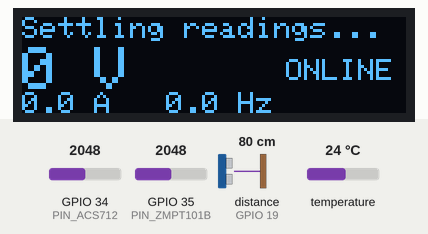
Recording of a sketch running on a simulated ESP32. Parts: 128×32 one-colour display. Wiring (inferred from the names in the program): ultrasonic range finder: trigger GPIO 18; echo GPIO 19. The test bench sets the inputs (shaded band); at power-on: distance to the obstacle (sensor on GPIO 19) 80 cm, GPIO 34 (PIN_ACS712) = 2048, GPIO 35 (PIN_ZMPT101B) = 2048, temperature 24 °C (analog values on the 0–4095 scale). The echo pulse lasts 58.3 µs per cm; WiFi joins after 1.5 s; servers stay silent unless stated; the local clock reads 2024-03-15 10:24:30 at power-on unless the sketch sets it; EEPROM starts erased; no MQTT or app messages arrive unless stated; nothing arrives over Bluetooth unless stated; not simulated (calls return 0 or success): secrets.h.

Above: at 5.4 s.
5.5 s: distance to the obstacle (sensor on GPIO 19) set to 24 cm
10.8 s: distance to the obstacle (sensor on GPIO 19) set to 19 cm
At 16.1 s:
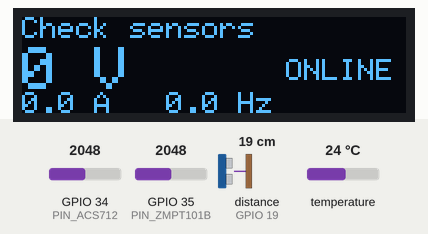
16.4 s: GPIO 34 (PIN_ACS712) set to 160
At 20.0 s:
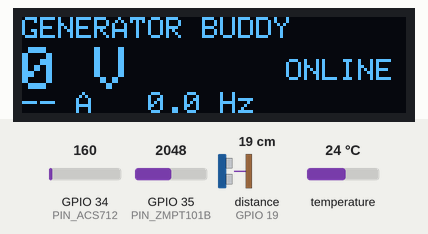
20.3 s: GPIO 35 (PIN_ZMPT101B) set to 160
At 22.1 s:
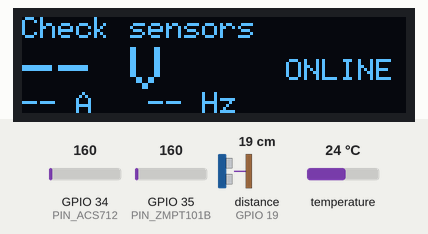
22.8 s: GPIO 34 (PIN_ACS712) set to 1228
At 23.2 s:
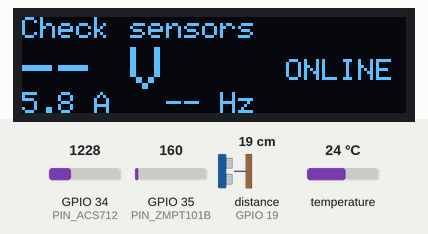
Timing chart, 0 to 25.8 s (numbered marks = the images above; inputs shaded):
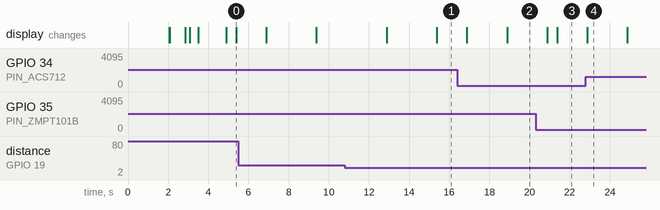

The sketch:

Generator_Buddy.ino
```cpp
#include "config.h"
#include "sensors.h"
#include "display.h"
#include <Wire.h>
#if USE_WIFI_MODE
#include "wifi_comm.h"
#else
#include "Generator-Buddy.h"
#endif

BluetoothSerial SerialBT;
static unsigned long lastRead = 0;

void setup() {
  Serial.begin(SERIAL_DEBUG_BAUD);
  SerialBT.begin(BT_DEVICE_NAME);
  Wire.begin(I2C_SDA_PIN, I2C_SCL_PIN);
  if (!initDisplay()) Serial.println("OLED not found; continuing without it.");
  delay(BOOT_WAIT_SECONDS * 1000UL);
  initSensors();
#if USE_WIFI_MODE
  initWiFiCommunication();
#else
  initCommunication();
#endif
  lastRead = millis() - PUBLISH_INTERVAL_MS;
}

void loop() {
#if USE_WIFI_MODE
  maintainWiFiConnection();
#else
  maintainConnection();
#endif

  if (millis() - lastRead >= PUBLISH_INTERVAL_MS) {
    lastRead = millis();
    GeneratorData data = {};
    readSensors(data);
    updateDisplayReadings(data);
#if USE_WIFI_MODE
    bool sent = publishWiFiTelemetry(data);
#else
    bool sent = publishTelemetry(data);
#endif
    if (!sent) SerialBT.println("MQTT unavailable; reading shown locally.");
  }
  refreshDisplay();
  delay(1);
}
```

Generator-Buddy.cpp
```cpp
#include "config.h"
#if !USE_WIFI_MODE
#define TINY_GSM_MODEM_SIM800
#define TINY_GSM_RX_BUFFER 650
#include <HardwareSerial.h>
#include <TinyGsmClient.h>
#include <PubSubClient.h>
#include "Generator-Buddy.h"
#include "display.h"

static HardwareSerial serialAT(2);
static TinyGsm modem(serialAT);
static TinyGsmClient gsmClient(modem);
static PubSubClient mqtt(gsmClient);
static uint32_t lastNetworkAttempt = 0, lastMqttAttempt = 0;
static bool modemReady = false, networkReady = false, triedMqtt = false;

void initCommunication() {
  showDisplayStage("Starting modem", "SIM800L...");
  setDisplayConnection(ConnectionState::Connecting);
  serialAT.begin(MODEM_BAUD, SERIAL_8N1, MODEM_RX_PIN, MODEM_TX_PIN);
  mqtt.setServer(MQTT_BROKER, MQTT_PORT);
  mqtt.setBufferSize(768);
  mqtt.setSocketTimeout(2);
  // First attempt is performed by maintainConnection, after sensors can run.
  lastNetworkAttempt = millis() - NETWORK_RETRY_MS;
}

void maintainConnection() {
  uint32_t now = millis();
  if (!networkReady && now - lastNetworkAttempt >= NETWORK_RETRY_MS) {
    setDisplayConnection(ConnectionState::Connecting);
    refreshDisplay();
    if (!modemReady) modemReady = modem.init();
    networkReady = modemReady && modem.waitForNetwork(1000L) &&
                   modem.gprsConnect(GPRS_APN, GPRS_USER, GPRS_PASS);
    lastNetworkAttempt = millis();
    if (!networkReady) {
      setDisplayConnection(ConnectionState::NetworkFailed);
      SerialBT.println("[GSM] Network unavailable; retry scheduled");
    }
  }
  if (!networkReady) return;
  if (!mqtt.connected()) {
    setDisplayConnection(ConnectionState::BrokerFailed);
    if (!triedMqtt || now - lastMqttAttempt >= MQTT_RETRY_MS) {
      triedMqtt = true;
      networkReady = modem.isGprsConnected();
      bool ok = networkReady && (strlen(MQTT_USER) ? mqtt.connect(MQTT_CLIENT_ID, MQTT_USER, MQTT_PASS)
                                                  : mqtt.connect(MQTT_CLIENT_ID));
      lastMqttAttempt = millis();
      if (!networkReady) lastNetworkAttempt = millis();
      setDisplayConnection(ok ? ConnectionState::Online :
        (networkReady ? ConnectionState::BrokerFailed : ConnectionState::NetworkFailed));
    }
  } else {
    mqtt.loop();
    setDisplayConnection(mqtt.connected() ? ConnectionState::Online : ConnectionState::BrokerFailed);
  }
}

bool publishTelemetry(const GeneratorData &data) {
  if (!mqtt.connected()) return false;
  char payload[640];
  return formatTelemetry(data, payload, sizeof(payload)) && mqtt.publish(MQTT_TOPIC, payload);
}
#endif
```

display.cpp
```cpp
#include "display.h"
#include "config.h"
#include <Wire.h>
#include <Adafruit_GFX.h>
#include <Adafruit_SSD1306.h>
#include <math.h>

static Adafruit_SSD1306 oled(128, 32, &Wire, -1);
static bool ready = false, haveReading = false;
static ConnectionState connection = ConnectionState::Connecting;
static GeneratorData latest = {};
static uint8_t stableCount = 0;
static unsigned long lastFrame = 0;

static void clearScreen() {
  oled.clearDisplay();
  oled.setTextColor(SSD1306_WHITE);
  oled.setTextWrap(false);
  oled.setTextSize(1);
  oled.setCursor(0, 0);
}

bool initDisplay() {
  Wire.beginTransmission(OLED_I2C_ADDRESS);
  if (Wire.endTransmission() != 0) return false;
  ready = oled.begin(SSD1306_SWITCHCAPVCC, OLED_I2C_ADDRESS, true, false);
  showDisplayStage("Starting system", "Please wait...");
  return ready;
}

void showDisplayStage(const char *stage, const char *detail) {
  if (!ready) return;
  clearScreen();
  oled.print("GENERATOR BUDDY");
  oled.setCursor(0, 12); oled.print(stage);
  oled.setCursor(0, 24); oled.print(detail);
  oled.display();
}

void setDisplayConnection(ConnectionState state) {
  connection = state;
}

void updateDisplayReadings(const GeneratorData &data) {
  // Three healthy samples within 5 V indicate settled readings.
  if (strcmp(data.status, "fault") == 0) stableCount = 0;
  else if (!haveReading || strcmp(data.status, latest.status) != 0 ||
           fabsf(data.voltage - latest.voltage) > 5.0f) stableCount = 1;
  else if (stableCount < 3) ++stableCount;
  latest = data;
  haveReading = true;
  lastFrame = millis() - 500;
}

void refreshDisplay() {
  if (!ready || !haveReading || millis() - lastFrame < 500) return;
  lastFrame = millis();
  clearScreen();

  if ((millis() / 3000) % 2 == 0) oled.print("GENERATOR BUDDY");
  else if (connection == ConnectionState::NetworkFailed) oled.print("Network failed: retry");
  else if (connection == ConnectionState::BrokerFailed) oled.print("MQTT failed: retry");
  else if (connection == ConnectionState::Connecting) oled.print("Connecting...");
  else if (!strcmp(latest.status, "fault")) oled.print("Check sensors");
  else if (stableCount < 3) oled.print("Settling readings...");
  else oled.print(!strcmp(latest.status, "running") ? "Working - RUNNING" : "Ready - STOPPED");

  oled.setCursor(0, 10); oled.setTextSize(2);
  if (latest.voltage_valid) oled.printf("%.0f V", latest.voltage);
  else oled.print("-- V");
  oled.setTextSize(1); oled.setCursor(88, 14);
  oled.print(connection == ConnectionState::Online ? "ONLINE" : "LOCAL");
  oled.setCursor(0, 25);
  if (latest.current_valid) oled.printf("%.1f A", latest.current); else oled.print("-- A");
  oled.print("   ");
  if (latest.frequency_valid) oled.printf("%.1f Hz", latest.frequency); else oled.print("-- Hz");
  oled.display();
}
```

display.h
```cpp
#ifndef GENERATOR_DISPLAY_H
#define GENERATOR_DISPLAY_H

#include "sensors.h"

// SSD1306 128x32, address 0x3C. Shares I2C with the RTC:
// VCC -> 3V3, GND -> GND, SDA -> GPIO21, SCL -> GPIO22.
// Libraries: Adafruit SSD1306 and Adafruit GFX.
enum class ConnectionState { Connecting, NetworkFailed, BrokerFailed, Online };
bool initDisplay();
void showDisplayStage(const char *stage, const char *detail = "");
void setDisplayConnection(ConnectionState state);
void updateDisplayReadings(const GeneratorData &data);
void refreshDisplay();

#endif
```

sensors.h
```cpp
#ifndef SENSORS_H
#define SENSORS_H

#include <Arduino.h>

// Generator telemetry structure
struct GeneratorData {
  char     recorded_at[25];     // Timestamp "YYYY-MM-DDTHH:MM:SS"
  char     status[16];          // "running", "stopped", "fault"
  float    voltage;             // AC Voltage (V)
  float    current;             // Current (A)
  float    frequency;           // Frequency (Hz)
  float    temperature;         // Temperature (°C)
  float    fuel_level;          // Fuel level (%)
  bool voltage_valid, current_valid, frequency_valid;
  bool temperature_valid, fuel_valid, time_valid;
  uint32_t runtime_seconds;     // Runtime in seconds
};

bool initSensors();
void readSensors(GeneratorData &data);
void syncRtcWithTime(int year, int month, int day, int hour, int minute, int second);

// MQTT payload shared by Wi-Fi and GSM.
bool formatTelemetry(const GeneratorData &data, char *buffer, size_t capacity);

#endif // SENSORS_H
```

wifi_comm.cpp
```cpp
#include "config.h"
#if USE_WIFI_MODE
#include <WiFi.h>
#include <PubSubClient.h>
#include <time.h>
#include "wifi_comm.h"
#include "display.h"

static WiFiClient wifiClient;
static PubSubClient mqtt(wifiClient);
static uint32_t lastNetworkAttempt = 0, lastMqttAttempt = 0, lastRtcSync = 0;
static bool ntpStarted = false, rtcSynced = false, triedMqtt = false;
static bool networkWasConnected = false;

void initWiFiCommunication() {
  showDisplayStage("Starting Wi-Fi", "Connecting...");
  setDisplayConnection(ConnectionState::Connecting);
  WiFi.mode(WIFI_STA);
  WiFi.setAutoReconnect(true);
  WiFi.begin(WIFI_SSID, WIFI_PASS);
  lastNetworkAttempt = millis();
  mqtt.setServer(MQTT_BROKER, MQTT_PORT);
  mqtt.setBufferSize(768);
  mqtt.setSocketTimeout(2);
  wifiClient.setConnectionTimeout(2000);
}

void maintainWiFiConnection() {
  uint32_t now = millis();
  if (WiFi.status() != WL_CONNECTED) {
    if (networkWasConnected) {
      setDisplayConnection(ConnectionState::NetworkFailed);
      networkWasConnected = false;
      wifiClient.stop();
    }
    if (now - lastNetworkAttempt >= NETWORK_RETRY_MS) {
      setDisplayConnection(ConnectionState::NetworkFailed);
      SerialBT.println("[WiFi] Connection unavailable; retrying");
      // Let each asynchronous association attempt finish before trying again.
      WiFi.reconnect();
      lastNetworkAttempt = now;
    }
    return;
  }
  networkWasConnected = true;
  if (!ntpStarted) {
    configTime(19800, 0, "pool.ntp.org", "time.google.com");
    ntpStarted = true;
  }
  struct tm ti;
  bool timeReady = getLocalTime(&ti, 0);
  if (timeReady && (!rtcSynced || now - lastRtcSync >= 3600000UL)) {
    syncRtcWithTime(ti.tm_year + 1900, ti.tm_mon + 1, ti.tm_mday,
                    ti.tm_hour, ti.tm_min, ti.tm_sec);
    lastRtcSync = now;
    rtcSynced = true;
  }
  if (!mqtt.connected()) {
    setDisplayConnection(ConnectionState::BrokerFailed);
    if (!triedMqtt || now - lastMqttAttempt >= MQTT_RETRY_MS) {
      triedMqtt = true;
      refreshDisplay();
      bool ok = strlen(MQTT_USER) ? mqtt.connect(MQTT_CLIENT_ID, MQTT_USER, MQTT_PASS)
                                  : mqtt.connect(MQTT_CLIENT_ID);
      lastMqttAttempt = millis();
      SerialBT.println(ok ? "[MQTT] Connected" : "[MQTT] Connection failed; retry scheduled");
      setDisplayConnection(ok ? ConnectionState::Online : ConnectionState::BrokerFailed);
    }
  } else {
    mqtt.loop();
    setDisplayConnection(mqtt.connected() ? ConnectionState::Online : ConnectionState::BrokerFailed);
  }
}

bool publishWiFiTelemetry(const GeneratorData &data) {
  if (!mqtt.connected()) return false;
  char payload[640];
  return formatTelemetry(data, payload, sizeof(payload)) && mqtt.publish(MQTT_TOPIC, payload);
}
#endif
```

wifi_comm.h
```cpp
#ifndef WIFI_COMM_H
#define WIFI_COMM_H

#include <Arduino.h>
#include "sensors.h"

void initWiFiCommunication();
void maintainWiFiConnection();
bool publishWiFiTelemetry(const GeneratorData &data);

#endif // WIFI_COMM_H
```

config.h
```cpp
#ifndef CONFIG_H
#define CONFIG_H

#include <Arduino.h>
#include <BluetoothSerial.h>

extern BluetoothSerial SerialBT;

// Arduino IDE: classic ESP32, 4 MB flash, Huge APP partition.
// --- Communication Mode ---
#ifndef USE_WIFI_MODE
#define USE_WIFI_MODE       true    // true = WiFi, false = SIM800L GSM
#endif
#define BT_DEVICE_NAME      "Generator_Buddy"

#include "secrets.h"

// --- SIM800L Pins & APN ---
#define MODEM_RX_PIN        17      // ESP32 RX2 <- SIM800L TXD
#define MODEM_TX_PIN        16      // ESP32 TX2 -> SIM800L RXD
#define MODEM_RST_PIN       13
#define MODEM_BAUD          115200
const char GPRS_APN[]       = "dialogbb";
const char GPRS_USER[]      = "";
const char GPRS_PASS[]      = "";

// --- Hardware Pins ---
#define I2C_SDA_PIN         21      // RTC SDA
#define I2C_SCL_PIN         22      // RTC SCL
#define PIN_DS18B20         4       // Temperature (Yellow wire)
#define PIN_JSN_TRIG        18       // Ultrasonic Trigger
#define PIN_JSN_ECHO        19      // Ultrasonic Echo
#define PIN_ZMPT101B        35      // AC Voltage OUT (ADC1)
#define PIN_ACS712          34      // Current OUT (ADC1)

// --- Sensor Calibration & Limits ---
#define TANK_HEIGHT_CM      100.0f  // Empty tank distance in cm
#define TANK_MIN_DIST_CM    22.0f   // Full tank distance (sensor blind zone 22cm)
#define VOLTAGE_CAL_FACTOR  450.0f  // Calibrate against a verified meter; never auto-calibrate at boot
#define CURRENT_SENSITIVITY 0.066f  // ACS712-30A sensitivity (66 mV/A)

// --- MQTT Broker Settings ---
const char MQTT_BROKER[]    = "141.148.197.200";
const int  MQTT_PORT        = 1884;

// --- Generator Identity ---
#define GENERATOR_ID        1
#define STR_HELPER(x)       #x
#define STR(x)              STR_HELPER(x)
#define MQTT_CLIENT_ID      "ESP32_Generator_" STR(GENERATOR_ID)
#define MQTT_TOPIC          "generator/" STR(GENERATOR_ID) "/readings"

// --- Timing & Delays ---
#define SERIAL_DEBUG_BAUD   115200
#define BOOT_WAIT_SECONDS   2      // Short startup; Bluetooth remains available
#define FUEL_SAMPLE_COUNT   5       // Median filter across five pings
#define PUBLISH_INTERVAL_MS 2000   // Telemetry interval (2 seconds)

// --- Runtime Tracking Mode ---
#define RUNTIME_COUNT_ALWAYS false   // true = increment runtime continuously while powered on
#define RUNTIME_SAVE_INTERVAL_S 60  // Save runtime to flash every 60 seconds (avoids flash wear)

// SSD1306 128x32 shares the RTC I2C bus.
#define OLED_I2C_ADDRESS 0x3C
#define NETWORK_RETRY_MS 15000UL
#define MQTT_RETRY_MS 5000UL

#endif // CONFIG_H
```

Source omitted: sensors.cpp (17390 bytes)

Measured:
- the behaviour switches between 22 and 21 cm on distance to the obstacle (sensor on GPIO 19) (found by bisection; images 0 and 1)
- after the input at 10.8 s, the display: first differs from a run without the input after 4.6 s (image 1)
- after the input at 16.4 s, the display: first changes after 0.48 s (image 2 shows a later state)
- after the input at 20.3 s, the display: first changes after 0.58 s (image 3 shows a later state)
- after the input at 22.8 s, the display: changes after 0.08 s (image 4)
- what the display in image 4 shows lasts 2.0 s, from 22.9 s to 24.9 s
